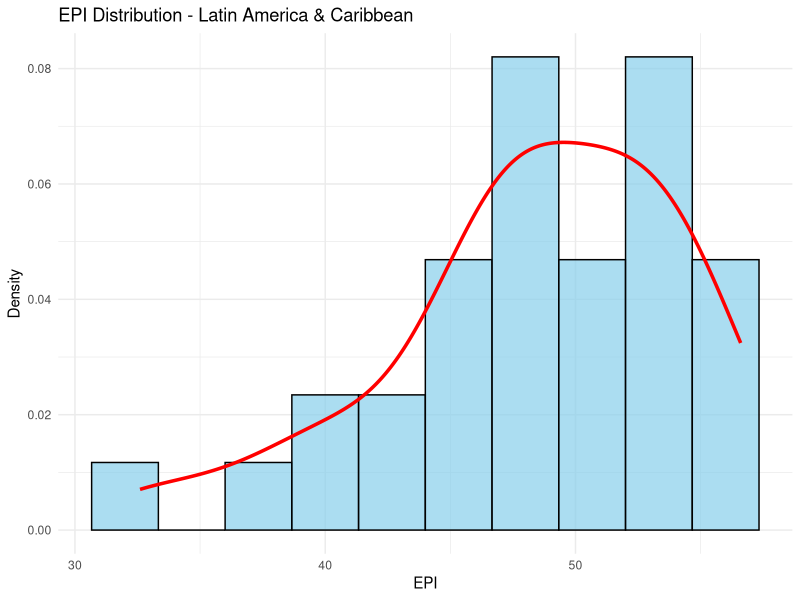
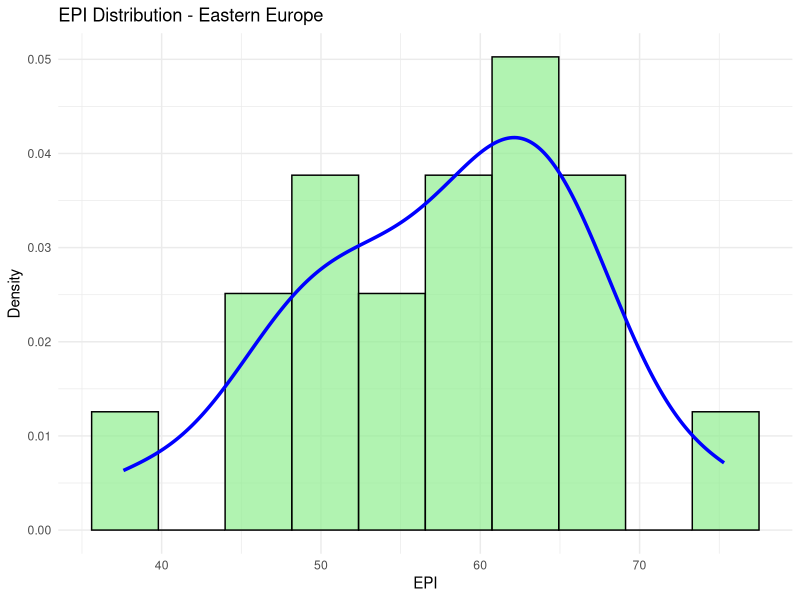
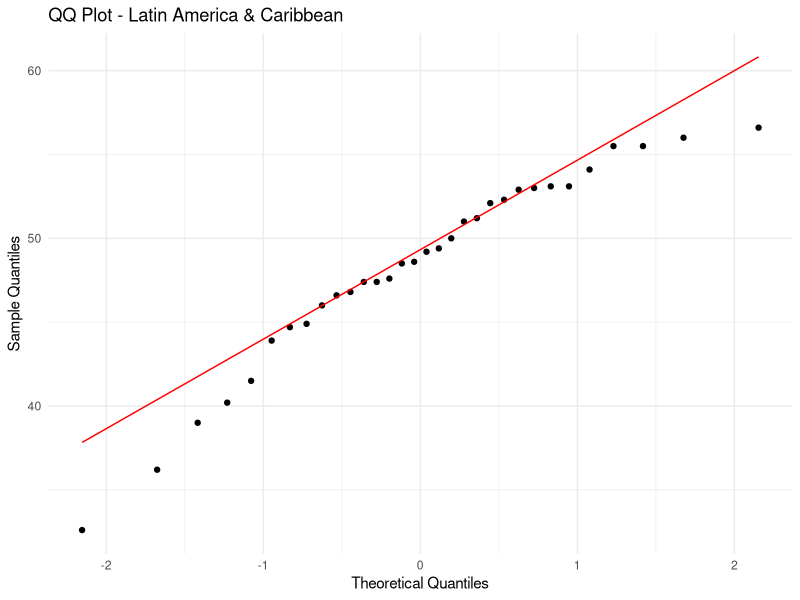
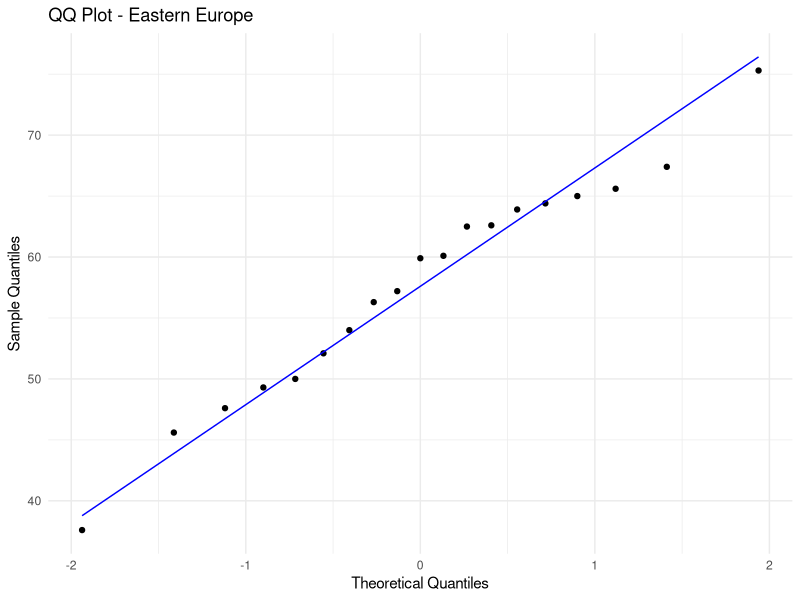
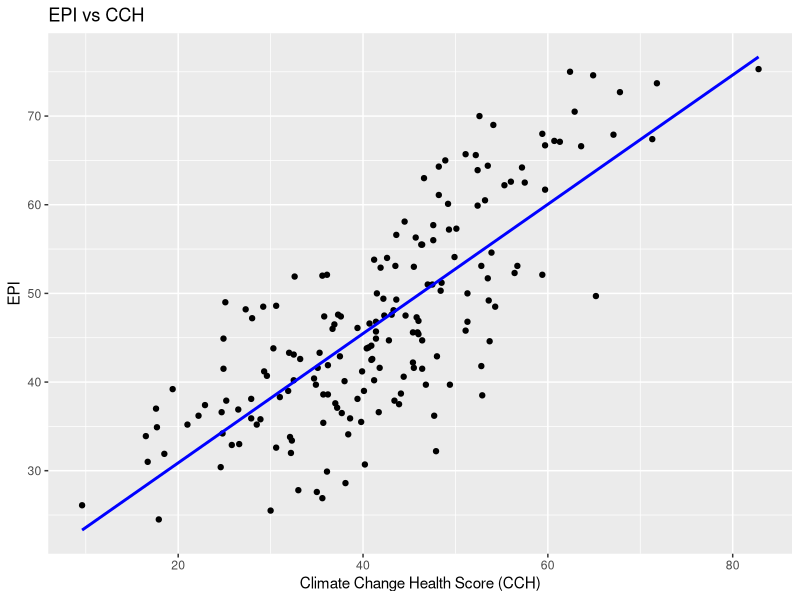
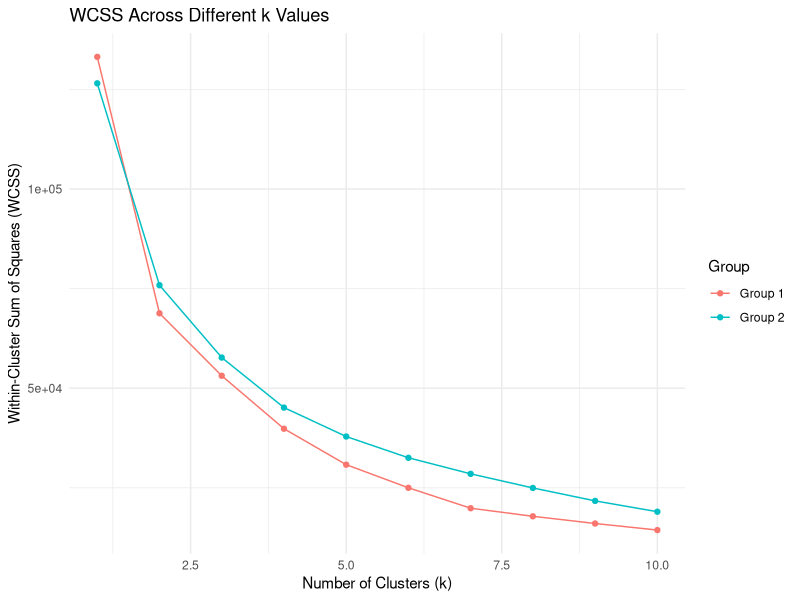

The R script that drew these images, in order:
#First Slide
#1. Derive 2 subsets each for a particular region


setwd("C:/Users/Meena/Desktop/DataAnalytics/DataAnalytics/Lab3Assignment2")

epi_data <- read.csv("epi2024results_DA_F24_lab03.csv")

head(epi_data)


# Subset for "Latin America & Caribbean"
latin_america_data <- subset(epi_data, region == "Latin America & Caribbean")

# Subset for "Eastern Europe"
eastern_europe_data <- subset(epi_data, region == "Eastern Europe")

# Check the first few rows of each subset to make sure it worked
head(latin_america_data)
head(eastern_europe_data)







#First Slide
#1.1. Plot histograms for a variable of your choice for both regions with density lines overlayed

install.packages("ggplot2")
library(ggplot2)



# Latin America & Caribbean histogram with density line
ggplot(latin_america_data, aes(x = EPI)) +
  geom_histogram(aes(y = ..density..), bins = 10, fill = "skyblue", color = "black", alpha = 0.7) +
  geom_density(color = "red", size = 1.2) +
  ggtitle("EPI Distribution - Latin America & Caribbean") +
  xlab("EPI") +
  ylab("Density") +
  theme_minimal()


# Eastern Europe histogram with density line
ggplot(eastern_europe_data, aes(x = EPI)) +
  geom_histogram(aes(y = ..density..), bins = 10, fill = "lightgreen", color = "black", alpha = 0.7) +
  geom_density(color = "blue", size = 1.2) +
  ggtitle("EPI Distribution - Eastern Europe") +
  xlab("EPI") +
  ylab("Density") +
  theme_minimal()






#First Slide
#1.2. Plot QQ plots for both variables compared to known probability distributions.

# Load required libraries
library(ggplot2)


# QQ plot for Latin America & Caribbean
ggplot(latin_america_data, aes(sample = EPI)) +
  stat_qq() +
  stat_qq_line(color = "red") +
  ggtitle("QQ Plot - Latin America & Caribbean") +
  xlab("Theoretical Quantiles") +
  ylab("Sample Quantiles") +
  theme_minimal()

# QQ plot for Eastern Europe
ggplot(eastern_europe_data, aes(sample = EPI)) +
  stat_qq() +
  stat_qq_line(color = "blue") +
  ggtitle("QQ Plot - Eastern Europe") +
  xlab("Theoretical Quantiles") +
  ylab("Sample Quantiles") +
  theme_minimal()



#FIRST SLIDE DONE!!!



##########################################################




#Second Slide

#2.1. Choose a subset of 5 variables (excluding EPI) and using the formula EPI~VAR1+VAR2+VAR3+
#VAR4+VAR5, fit a linear model and identify which variable most significantly influences EPI. Plot that variable
#with another and overlay the fitted line.

# Load necessary libraries
library(ggplot2)

# Fit the linear model
model <- lm(EPI ~ PAR + BDH + TBN + PSU + CCH, data = epi_data)

summary(model)

# Load necessary libraries
library(ggplot2)

# Plot CCH against EPI
ggplot(epi_data, aes(x = CCH, y = EPI)) +
  geom_point() +
  geom_smooth(method = "lm", se = FALSE, color = "blue") +
  labs(title = "EPI vs CCH",
       x = "Climate Change Health Score (CCH)",
       y = "EPI")




# Second Slide
# Second BUllet
# 2.2. Repeat the previous model with a subset of 1 region and in 1-2 sentences explain which model is a
#better fit and why you think that is the case.


# Load necessary libraries
library(ggplot2)
library(dplyr)

# Filter data for Latin America & Caribbean
latin_america_data <- epi_data %>% filter(region == "Latin America & Caribbean")

# Fit the linear model using the same variables as before
model_latin_america <- lm(EPI ~ PAR + BDH + TBN + PSU + CCH, data = latin_america_data)

# Summary of the model
summary(model_latin_america)




#Paragraph
#The overall model has a higher R-squared value (0.8418) than the Latin America & Caribbean model (0.5481), indicating that it fits the data better and explains more variation in EPI scores. 
#While the regional model offers useful insights, the overall model is more effective for understanding environmental performance indicators.










##########################################################

# Slide 3
# Bullet 1

#3.1. Choose a subset of 5 variables and filter the subset by region keeping 3 regions out of 8 (representing 3
#classes), then train a kNN model to predict the region based on these variables. Evaluate the model using a
#contingency matrix and calculate the accuracy of correct classifications.


# Step 1: Filter the dataset for the chosen regions
selected_regions <- c("Southern Asia", "Eastern Europe", "Latin America & Caribbean")
filtered_data <- epi_data %>% filter(region %in% selected_regions)

# Step 2: Select the subset of 5 variables and the class label (region)
subset_data <- filtered_data %>% select(EPI, PAR, BDH, TBN, PSU, CCH, region)

# Step 3: Remove rows with missing values in the subset_data
subset_data <- na.omit(subset_data)  # Remove rows with NAs

# Ensure the number of rows after removing NAs is consistent
if (nrow(subset_data) == 0) {
  stop("No data available after removing missing values.")
}

# Step 4: Prepare the data for kNN
# Get class labels before normalizing
class_labels <- subset_data$region  # Get the class labels

# Normalizing the data (excluding the region)
normalized_data <- scale(subset_data[, -ncol(subset_data)])  # Exclude the last column (region)

# Step 5: Split the dataset into training and testing sets
set.seed(123)  # For reproducibility
train_index <- sample(1:nrow(normalized_data), size = 0.7 * nrow(normalized_data))  # 70% for training

# Subset data and labels according to the training indices
train_data <- normalized_data[train_index, ]
test_data <- normalized_data[-train_index, ]
train_labels <- class_labels[train_index]
test_labels <- class_labels[-train_index]

# Check lengths to ensure they match
cat("Length of training data:", nrow(train_data), "\n")  # Number of rows in training data
cat("Length of training labels:", length(train_labels), "\n")  # Number of training labels



# Step 6: Load the required library for kNN
library(class)  # Ensure this is loaded for the kNN function

# Step 7: Train the kNN model and make predictions
k_value <- 3  # You can choose an appropriate value for k
predictions <- knn(train_data, test_data, train_labels, k = k_value)

# Step 8: Create a contingency matrix
contingency_matrix <- table(Predicted = predictions, Actual = test_labels)
print("Contingency Matrix:")
print(contingency_matrix)

# Step 9: Calculate accuracy
accuracy <- sum(diag(contingency_matrix)) / sum(contingency_matrix)
cat("Accuracy of the kNN model:", accuracy * 100, "%\n")




# Slide 3
# Bullet 2!

#3.2. Repeat the previous model with the same variables for another set of 3 other regions and evaluate. In 1-
#2 sentences explain which model is better and why you think that is the case.


# Bullet 3.2

# Step 1: Choose a new set of 3 regions
new_selected_regions <- c("North America", "Sub-Saharan Africa", "Western Europe")  # Example set


# Step 2: Filter the dataset for the new chosen regions
new_filtered_data <- epi_data %>% filter(region %in% new_selected_regions)


# Step 3: Select the same 5 variables and the class label (region)
new_subset_data <- new_filtered_data %>% select(EPI, PAR, BDH, TBN, PSU, CCH, region)

# Step 4: Remove rows with missing values in the new_subset_data
new_subset_data <- na.omit(new_subset_data)

# Step 5: Prepare the data for kNN
new_class_labels <- new_subset_data$region  # Get the class labels
new_normalized_data <- scale(new_subset_data[, -ncol(new_subset_data)])  # Normalize data excluding the region column


# Step 6: Split the dataset into training and testing sets
set.seed(123)  # For reproducibility
new_train_index <- sample(1:nrow(new_normalized_data), size = 0.7 * nrow(new_normalized_data))  # 70% for training

# Subset data and labels for training/testing sets
new_train_data <- new_normalized_data[new_train_index, ]
new_test_data <- new_normalized_data[-new_train_index, ]
new_train_labels <- new_class_labels[new_train_index]
new_test_labels <- new_class_labels[-new_train_index]

# Step 7: Train the kNN model and make predictions
new_predictions <- knn(new_train_data, new_test_data, new_train_labels, k = 3)

# Step 8: Create a contingency matrix
new_contingency_matrix <- table(Predicted = new_predictions, Actual = new_test_labels)
print("Contingency Matrix for new regions:")
print(new_contingency_matrix)

# Step 9: Calculate accuracy
new_accuracy <- sum(diag(new_contingency_matrix)) / sum(new_contingency_matrix)
cat("Accuracy of the new kNN model:", new_accuracy * 100, "%\n")

# Step 10: Compare the two models' accuracies
cat("Previous model accuracy:", accuracy * 100, "%\n")
cat("New model accuracy:", new_accuracy * 100, "%\n")


#The new model performed better than the previous one, with a perfect accuracy of 100%. This might be because the regions chosen (North America, Sub-Saharan Africa, and Western Europe) have more noticeable differences in their environmental data, which made it easier for the kNN model to correctly classify them compared to the regions used in the previous model.






#Slide 4
#Bullet 1

#Clustering (3%)
#Using the EPI results dataset to perform the following:
  #1. Fit a k-means model for a subset of 5 variables for 2 different groups of regions (3 each)
#1.1. Compare the performance of the models using their within cluster sum of squares.



# Load necessary libraries
library(dplyr)

# Step 1: Choose two groups of 3 regions
group1_regions <- c("Latin America & Caribbean", "Greater Middle East", "Southern Asia")
group2_regions <- c("Asia-Pacific", "Former Soviet States", "Eastern Europe")

# Step 2: Filter the dataset for each group of regions
group1_data <- epi_data %>% filter(region %in% group1_regions)
group2_data <- epi_data %>% filter(region %in% group2_regions)

# Step 3: Select a subset of 5 variables for clustering
variables_subset <- c("EPI", "PAR", "BDH", "TBN", "PSU")  # Use the correct variable names

# Step 4: Subset the data and remove rows with NA values
group1_subset <- group1_data %>% select(all_of(variables_subset)) %>% na.omit()
group2_subset <- group2_data %>% select(all_of(variables_subset)) %>% na.omit()

# Check number of distinct data points
print(paste("Number of distinct points in Group 2:", nrow(group2_subset)))

# Step 5: Fit k-means models for both groups with a set number of clusters (k)
set.seed(123)  # For reproducibility
k_group1 <- 3  # Set the number of clusters for group 1

# Fit k-means model for group 1
kmeans_group1 <- kmeans(group1_subset, centers = k_group1, nstart = 25)
wcss_group1 <- kmeans_group1$tot.withinss  # Get the within-cluster sum of squares

# For group 2, adjust the number of clusters based on distinct points
k_group2 <- min(3, nrow(group2_subset))  # Adjust cluster count to number of distinct points

if (nrow(group2_subset) > 0) {
  # Fit k-means model for group 2 if there are data points
  kmeans_group2 <- kmeans(group2_subset, centers = k_group2, nstart = 25)
  wcss_group2 <- kmeans_group2$tot.withinss  # Get the within-cluster sum of squares
  print(paste("WCSS for Group 2:", wcss_group2))
} else {
  print("No data points available for Group 2.")
}

# Step 6: Compare the performance of the models using their within cluster sum of squares
print(paste("WCSS for Group 1:", wcss_group1))









#Slide 4
# Bullet 2
#1.2. In a loop fit kmeans models for both subsets using multiple values of k. Plot WCSS across k values. In
#1-2 sentences explain which model is better and why you think that is the case


# Load necessary libraries
library(dplyr)
library(ggplot2)

# Step 1: Define a range of k values to test
k_values <- 1:10  # You can adjust this range if necessary

# Initialize vectors to store WCSS for each k value
wcss_group1 <- numeric(length(k_values))
wcss_group2 <- numeric(length(k_values))

# Fit k-means models for both groups using multiple k values
for (k in k_values) {
  if (nrow(group1_subset) > 0) {
    kmeans_group1 <- kmeans(group1_subset, centers = k, nstart = 25)
    wcss_group1[k] <- kmeans_group1$tot.withinss
  }
  
  if (nrow(group2_subset) > 0) {
    kmeans_group2 <- kmeans(group2_subset, centers = k, nstart = 25)
    wcss_group2[k] <- kmeans_group2$tot.withinss
  }
}

# Step 2: Create a data frame for plotting
wcss_data <- data.frame(
  k = rep(k_values, 2),
  WCSS = c(wcss_group1, wcss_group2),
  Group = rep(c("Group 1", "Group 2"), each = length(k_values))
)

# Step 3: Plot WCSS across k values
ggplot(wcss_data, aes(x = k, y = WCSS, color = Group)) +
  geom_line() +
  geom_point() +
  labs(title = "WCSS Across Different k Values",
       x = "Number of Clusters (k)",
       y = "Within-Cluster Sum of Squares (WCSS)") +
  theme_minimal()

# Optionally, print the best k for each group based on the elbow method
best_k_group1 <- which.min(diff(diff(wcss_group1)))
best_k_group2 <- which.min(diff(diff(wcss_group2)))

print(paste("Best k for Group 1:", best_k_group1))
print(paste("Best k for Group 2:", best_k_group2))

